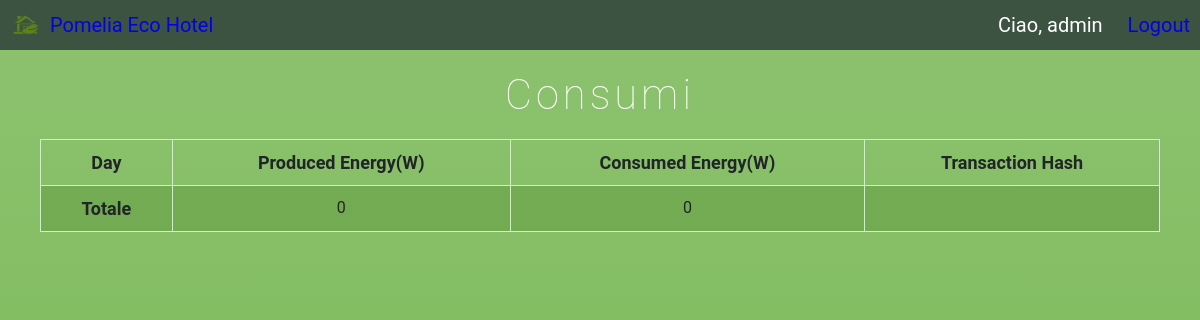
The app's page /consumi/ (signed in), older data.
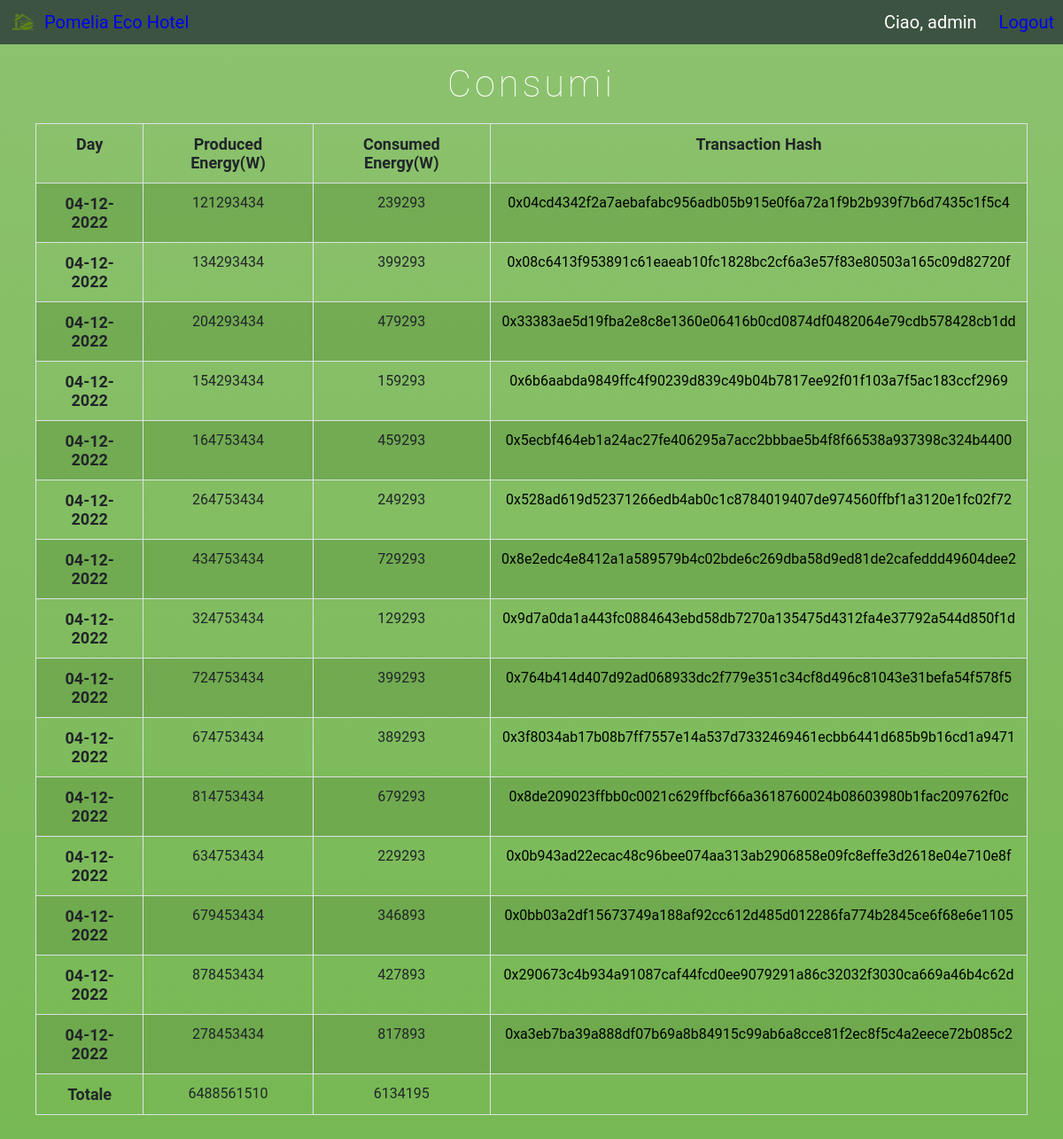
The same page, newer data.
### accounts/models.py (models this page shows, shortened)
class Consumi(models.Model):
    datetime = models.DateTimeField(auto_now_add=True)
    produced_energy_in_watt = models.TextField()
    consumed_energy_in_watt = models.TextField()
    hash = models.CharField(max_length=32, default=None, null=True)
    hash2 = models.CharField(max_length=32, default=None, null=True)
    txId=models.CharField(max_length=66, default=None, null=True)

### accounts/views.py (the view, shortened to what this page needs)
# urls.py: path('consumi/', views.consumiPage, name='consumi'),
@csrf_exempt
@login_required(login_url='login')
def consumiPage(request):
    data = Consumi.objects.all()
    totaleP = 0
    totaleC = 0
    for object in data:
        totaleP += int(object.produced_energy_in_watt)
        totaleC += int(object.consumed_energy_in_watt)
    return render(request, 'accounts/consumi.html',  {'data': data, 'totaleP': totaleP, 'totaleC': totaleC})

### accounts/templates/accounts/consumi.html (shortened to what this page needs)
{% extends 'accounts/common.html' %}
{% block content %}
<div class="wrapper-nav">
    <div class="table-wrap">
        <h1>Consumi</h1>
        <table class="table">
            <thead>
                <tr>
                    <th>Day</th>
                    <th>Produced Energy(W)</th>
                    <th>Consumed Energy(W)</th>
                    <th>Transaction Hash</th>
                </tr>
            </thead>
            <tbody>
                {% for object in data %}
                <tr>
                    <th>
                        {{object.datetime|date:'d-m-Y'}}
                    </th>
                    <td>
                        {{object.produced_energy_in_watt}}
                    </td>
                    <td>
                        {{object.consumed_energy_in_watt}}
                    </td>
                    <td>
                        <a href="https://goerli.etherscan.io/tx/{{object.txId}}" target="_blank">{{object.txId}}</a>
                    </td>
                </tr>
                {% endfor %}
                {% if request.user.is_staff %}
                <tr>
                    <th>Totale</th>
                    <td>
                        {{totaleP}}
                    </td>
                    <td>
                        {{totaleC}}
                    </td>
                    <td></td>
                </tr>
                {% endif %}
            </tbody>
        </table>
    </div>
    <ul class="colorlib-bubbles">
    </ul>
</div>
{% endblock %}

### accounts/templates/accounts/common.html (shortened to what this page needs)
<!doctype html>
<html lang="it">
<head>
    <link href="/static/css/style.css" rel="stylesheet" type="text/css" media="all" />
</head>
<body>
    <nav class="navbar">
        <div class="nav-elem">
            <a class="logo" href="{% url 'home' %}">
                {% load static %}
                <img src="{% static 'accounts/logo.png' %}" alt="" width="30" height="24"
                    class="img">
                Pomelia Eco Hotel
            </a>
        </div>
        <div class="nav-elem">
            <span class="hello-msg">Ciao, {{request.user}}</span>
            <span> <a href="{% url 'logout' %}">Logout</a></span>
        </div>
    </nav>
    {% block content %}
    {% endblock %}
</body>
</html>

### accounts/static/css/style.css (style rules this page uses)
.navbar { display: flex; position: fixed; justify-content: space-between; align-items: center; background-color: rgb(60, 83, 65); height: 50px; width: 100%; text-decoration: none; font-size: 20px; color: white; z-index: 10; top: 0; }
.nav-elem { padding: 10px; }
.logo { display: flex; align-items: center; }
.hello-msg { margin-right: 20px; }
.img { margin-right: 10px; }
.wrapper-nav { z-index: 9; height: 100%; width: 100%; }
.table-wrap { display: flex; flex-direction: column; padding: 70px 20px; }
.table { color: #212529; margin: 20px; border-collapse: collapse; overflow-x: scroll; }
.table th, .table td { padding: 0.75rem; vertical-align: top; border: 1px solid #dee2e6; text-align: center; text-decoration: none; }
tbody tr:nth-child(odd) { background-color: rgba(106, 163, 75, 0.692); }
.table thead { font-weight: bold; font-size: 18px; }
.table tbody tr th { font-weight: bold; font-size: 18px; }
.table a { text-decoration: none; color: black; }
html, body, div, span, applet, object, iframe, h1, h2, h3, h4, h5, h6, p, blockquote, pre, a, abbr, acronym, address, big, cite, code, del, dfn, em, img, ins, kbd, q, s, samp, small, strike, strong, sub, sup, tt, var, b, u, i, dl, dt, dd, ol, nav ul, nav li, fieldset, form, label, legend, table, caption, tbody, tfoot, thead, tr, th, td, article, aside, canvas, details, embed, figure, figcaption, footer, header, hgroup, menu, nav, output, ruby, section, summary, time, mark, audio, video { margin: 0; padding: 0; border: 0; font-size: 100%; font: inherit; vertical-align: baseline; }
html, body { height: 100%; }
article, aside, details, figcaption, figure, footer, header, hgroup, menu, nav, section { display: block; }
ol, ul { list-style: none; margin: 0px; padding: 0px; }
table { border-collapse: collapse; border-spacing: 0; }
a { text-decoration: none; }
img { max-width: 100%; }
body { background: #76b852; background: -webkit-linear-gradient(to top, #76b852, #8DC26F); background: -moz-linear-gradient(to top, #76b852, #8DC26F); background: -o-linear-gradient(to top, #76b852, #8DC26F); background: linear-gradient(to top, #76b852, #8DC26F); background-size: cover; background-attachment: fixed; font-family: 'Roboto', sans-serif; }
h1 { font-size: 3em; text-align: center; color: #fff; font-weight: 100; text-transform: capitalize; letter-spacing: 4px; font-family: 'Roboto', sans-serif; }
.colorlib-bubbles { position: absolute; top: 0; left: 0; width: 100%; height: 100%; z-index: -1; overflow: hidden; }
@media (max-width:1366px) { h1 { font-size: 2.6em; } }

Row changes from the older to the newer data that the page shows:
added Consumi: datetime "04-12-2022", produced_energy_in_watt "121293434", consumed_energy_in_watt "239293", txId "0x04cd4342f2a7aebafabc956adb05b915e0f6a72a1f9b2b939f7b6d7435c1f5c4"
added Consumi: datetime "04-12-2022", produced_energy_in_watt "134293434", consumed_energy_in_watt "399293", txId "0x08c6413f953891c61eaeab10fc1828bc2cf6a3e57f83e80503a165c09d82720f"
added Consumi: datetime "04-12-2022", produced_energy_in_watt "204293434", consumed_energy_in_watt "479293", txId "0x33383ae5d19fba2e8c8e1360e06416b0cd0874df0482064e79cdb578428cb1dd"
added Consumi: datetime "04-12-2022", produced_energy_in_watt "154293434", consumed_energy_in_watt "159293", txId "0x6b6aabda9849ffc4f90239d839c49b04b7817ee92f01f103a7f5ac183ccf2969"
added Consumi: datetime "04-12-2022", produced_energy_in_watt "164753434", consumed_energy_in_watt "459293", txId "0x5ecbf464eb1a24ac27fe406295a7acc2bbbae5b4f8f66538a937398c324b4400"
added Consumi: datetime "04-12-2022", produced_energy_in_watt "264753434", consumed_energy_in_watt "249293", txId "0x528ad619d52371266edb4ab0c1c8784019407de974560ffbf1a3120e1fc02f72"
added Consumi: datetime "04-12-2022", produced_energy_in_watt "434753434", consumed_energy_in_watt "729293", txId "0x8e2edc4e8412a1a589579b4c02bde6c269dba58d9ed81de2cafeddd49604dee2"
added Consumi: datetime "04-12-2022", produced_energy_in_watt "324753434", consumed_energy_in_watt "129293", txId "0x9d7a0da1a443fc0884643ebd58db7270a135475d4312fa4e37792a544d850f1d"
added Consumi: datetime "04-12-2022", produced_energy_in_watt "724753434", consumed_energy_in_watt "399293", txId "0x764b414d407d92ad068933dc2f779e351c34cf8d496c81043e31befa54f578f5"
added Consumi: datetime "04-12-2022", produced_energy_in_watt "674753434", consumed_energy_in_watt "389293", txId "0x3f8034ab17b08b7ff7557e14a537d7332469461ecbb6441d685b9b16cd1a9471"
added Consumi: datetime "04-12-2022", produced_energy_in_watt "814753434", consumed_energy_in_watt "679293", txId "0x8de209023ffbb0c0021c629ffbcf66a3618760024b08603980b1fac209762f0c"
added Consumi: datetime "04-12-2022", produced_energy_in_watt "634753434", consumed_energy_in_watt "229293", txId "0x0b943ad22ecac48c96bee074aa313ab2906858e09fc8effe3d2618e04e710e8f"
added Consumi: datetime "04-12-2022", produced_energy_in_watt "679453434", consumed_energy_in_watt "346893", txId "0x0bb03a2df15673749a188af92cc612d485d012286fa774b2845ce6f68e6e1105"
added Consumi: datetime "04-12-2022", produced_energy_in_watt "878453434", consumed_energy_in_watt "427893", txId "0x290673c4b934a91087caf44fcd0ee9079291a86c32032f3030ca669a46b4c62d"
added Consumi: datetime "04-12-2022", produced_energy_in_watt "278453434", consumed_energy_in_watt "817893", txId "0xa3eb7ba39a888df07b69a8b84915c99ab6a8cce81f2ec8f5c4a2eece72b085c2"
Text that changed along with them:
{{ totaleP }}: "0" → "6488561510"
{{ totaleC }}: "0" → "6134195"
